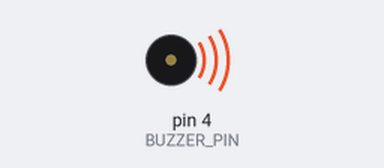
Simulated run of this sketch. Board: Arduino Uno, built with avr-gcc and run on an emulated ATmega328P. Parts: buzzer (waves = sounding, pin HIGH).

Above: at 0.2 s.
Timing chart, 0 to 3.0 s (numbered marks = the images above):
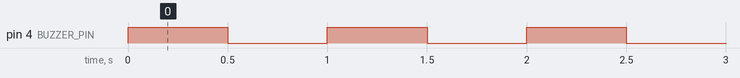

Measured:
- by itself, pin 4 (BUZZER_PIN): alternates HIGH for 0.50 s and LOW for 0.50 s

The sketch:

Buzzer_test_basic.ino
```cpp
#define BUZZER_PIN 4  // D4 = GPIO 4

void setup() {
  pinMode(BUZZER_PIN, OUTPUT);
}

void loop() {
  digitalWrite(BUZZER_PIN, HIGH); // Buzzer ON
  delay(500);                     // Wait 0.5 sec
  digitalWrite(BUZZER_PIN, LOW);  // Buzzer OFF
  delay(500);                     // Wait 0.5 sec
}
```
